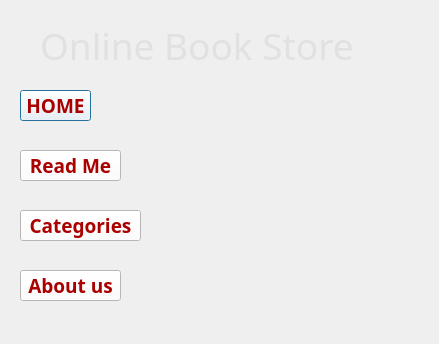
<?xml version="1.0" encoding="UTF-8"?>
<ui version="4.0">
 <class>home</class>
 <widget class="QDialog" name="home">
  <property name="geometry">
   <rect>
    <x>0</x>
    <y>0</y>
    <width>439</width>
    <height>344</height>
   </rect>
  </property>
  <property name="windowTitle">
   <string>Dialog</string>
  </property>
  <widget class="QLabel" name="label">
   <property name="geometry">
    <rect>
     <x>-20</x>
     <y>0</y>
     <width>481</width>
     <height>381</height>
    </rect>
   </property>
   <property name="autoFillBackground">
    <bool>false</bool>
   </property>
   <property name="text">
    <string/>
   </property>
   <property name="pixmap">
    <pixmap>image/Capture.PNG</pixmap>
   </property>
   <property name="scaledContents">
    <bool>true</bool>
   </property>
  </widget>
  <widget class="QLabel" name="label_2">
   <property name="geometry">
    <rect>
     <x>40</x>
     <y>30</y>
     <width>351</width>
     <height>31</height>
    </rect>
   </property>
   <property name="font">
    <font>
     <family>Lucida Calligraphy</family>
     <pointsize>28</pointsize>
    </font>
   </property>
   <property name="styleSheet">
    <string notr="true">color: rgb(225, 225, 225);</string>
   </property>
   <property name="text">
    <string>Online Book Store</string>
   </property>
  </widget>
  <widget class="QPushButton" name="pushButton">
   <property name="geometry">
    <rect>
     <x>20</x>
     <y>90</y>
     <width>71</width>
     <height>31</height>
    </rect>
   </property>
   <property name="font">
    <font>
     <family>Arial Black</family>
     <pointsize>14</pointsize>
     <weight>75</weight>
     <bold>true</bold>
     <kerning>true</kerning>
    </font>
   </property>
   <property name="styleSheet">
    <string notr="true">background-color: rgb(255, 255, 255);
font-size: 14pt;
color: rgb(170, 0, 0);

</string>
   </property>
   <property name="text">
    <string>HOME</string>
   </property>
  </widget>
  <widget class="QPushButton" name="categories_btn">
   <property name="geometry">
    <rect>
     <x>20</x>
     <y>210</y>
     <width>121</width>
     <height>31</height>
    </rect>
   </property>
   <property name="font">
    <font>
     <family>Arial Black</family>
     <pointsize>14</pointsize>
     <weight>75</weight>
     <bold>true</bold>
    </font>
   </property>
   <property name="styleSheet">
    <string notr="true">background-color: rgb(255, 255, 255);
font-size: 14pt;
color: rgb(170, 0, 0);
</string>
   </property>
   <property name="text">
    <string>Categories</string>
   </property>
  </widget>
  <widget class="QPushButton" name="aboutus_btn">
   <property name="geometry">
    <rect>
     <x>20</x>
     <y>270</y>
     <width>101</width>
     <height>31</height>
    </rect>
   </property>
   <property name="font">
    <font>
     <family>Arial Black</family>
     <pointsize>14</pointsize>
     <weight>75</weight>
     <bold>true</bold>
    </font>
   </property>
   <property name="styleSheet">
    <string notr="true">background-color: rgb(255, 255, 255);
font-size: 14pt;
color: rgb(170, 0, 0);
</string>
   </property>
   <property name="text">
    <string>About us</string>
   </property>
  </widget>
  <widget class="QPushButton" name="readme_btn">
   <property name="geometry">
    <rect>
     <x>20</x>
     <y>150</y>
     <width>101</width>
     <height>31</height>
    </rect>
   </property>
   <property name="font">
    <font>
     <family>Arial Black</family>
     <pointsize>14</pointsize>
     <weight>75</weight>
     <bold>true</bold>
    </font>
   </property>
   <property name="styleSheet">
    <string notr="true">background-color: rgb(255, 255, 255);
font-size: 14pt;
color: rgb(170, 0, 0);
</string>
   </property>
   <property name="text">
    <string>Read Me</string>
   </property>
  </widget>
 </widget>
 <resources/>
 <connections/>
</ui>
